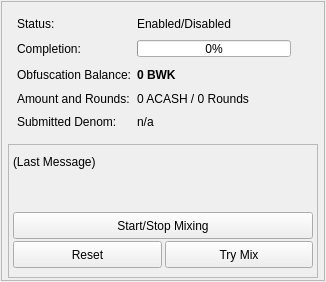
               <widget class="QWidget" name="TabObfuscation">
                <attribute name="title">
                 <string>Obfuscation</string>
                </attribute>
                <layout class="QVBoxLayout" name="verticalLayout_12">
                 <property name="leftMargin">
                  <number>1</number>
                 </property>
                 <property name="topMargin">
                  <number>1</number>
                 </property>
                 <property name="rightMargin">
                  <number>1</number>
                 </property>
                 <property name="bottomMargin">
                  <number>1</number>
                 </property>
                 <item>
                  <widget class="QFrame" name="frameObfuscation">
                   <property name="minimumSize">
                    <size>
                     <width>320</width>
                     <height>280</height>
                    </size>
                   </property>
                   <property name="layoutDirection">
                    <enum>Qt::LeftToRight</enum>
                   </property>
                   <property name="frameShape">
                    <enum>QFrame::StyledPanel</enum>
                   </property>
                   <property name="frameShadow">
                    <enum>QFrame::Raised</enum>
                   </property>
                   <layout class="QVBoxLayout" name="verticalLayout_6">
                    <property name="leftMargin">
                     <number>6</number>
                    </property>
                    <property name="topMargin">
                     <number>6</number>
                    </property>
                    <property name="rightMargin">
                     <number>6</number>
                    </property>
                    <property name="bottomMargin">
                     <number>2</number>
                    </property>
                    <item>
                     <widget class="QFrame" name="ObfuscationInfoFrame">
                      <property name="minimumSize">
                       <size>
                        <width>0</width>
                        <height>100</height>
                       </size>
                      </property>
                      <layout class="QFormLayout" name="formLayout">
                       <property name="fieldGrowthPolicy">
                        <enum>QFormLayout::AllNonFixedFieldsGrow</enum>
                       </property>
                       <property name="horizontalSpacing">
                        <number>6</number>
                       </property>
                       <property name="verticalSpacing">
                        <number>9</number>
                       </property>
                       <item row="0" column="0">
                        <widget class="QLabel" name="label_6">
                         <property name="text">
                          <string>Status:</string>
                         </property>
                        </widget>
                       </item>
                       <item row="0" column="1">
                        <widget class="QLabel" name="obfuscationEnabled">
                         <property name="text">
                          <string>Enabled/Disabled</string>
                         </property>
                        </widget>
                       </item>
                       <item row="1" column="0">
                        <widget class="QLabel" name="label_7">
                         <property name="minimumSize">
                          <size>
                           <width>0</width>
                           <height>17</height>
                          </size>
                         </property>
                         <property name="text">
                          <string>Completion:</string>
                         </property>
                        </widget>
                       </item>
                       <item row="1" column="1">
                        <widget class="QProgressBar" name="obfuscationProgress">
                         <property name="minimumSize">
                          <size>
                           <width>0</width>
                           <height>17</height>
                          </size>
                         </property>
                         <property name="maximumSize">
                          <size>
                           <width>154</width>
                           <height>15</height>
                          </size>
                         </property>
                         <property name="value">
                          <number>0</number>
                         </property>
                        </widget>
                       </item>
                       <item row="2" column="0">
                        <widget class="QLabel" name="labelAnonymizedText">
                         <property name="minimumSize">
                          <size>
                           <width>0</width>
                           <height>17</height>
                          </size>
                         </property>
                         <property name="text">
                          <string>Obfuscation Balance:</string>
                         </property>
                        </widget>
                       </item>
                       <item row="2" column="1">
                        <widget class="QLabel" name="labelAnonymized">
                         <property name="minimumSize">
                          <size>
                           <width>0</width>
                           <height>17</height>
                          </size>
                         </property>
                         <property name="font">
                          <font>
                           <weight>75</weight>
                           <bold>true</bold>
                          </font>
                         </property>
                         <property name="text">
                          <string notr="true">0 BWK</string>
                         </property>
                        </widget>
                       </item>
                       <item row="3" column="0">
                        <widget class="QLabel" name="label_8">
                         <property name="text">
                          <string>Amount and Rounds:</string>
                         </property>
                        </widget>
                       </item>
                       <item row="3" column="1">
                        <widget class="QLabel" name="labelAmountRounds">
                         <property name="text">
                          <string>0 ACASH / 0 Rounds</string>
                         </property>
                        </widget>
                       </item>
                       <item row="4" column="0">
                        <widget class="QLabel" name="label_9">
                         <property name="text">
                          <string>Submitted Denom:</string>
                         </property>
                        </widget>
                       </item>
                       <item row="4" column="1">
                        <widget class="QLabel" name="labelSubmittedDenom">
                         <property name="toolTip">
                          <string>The denominations you submitted to the Masternode.&lt;br&gt;To mix, other users must submit the exact same denominations.</string>
                         </property>
                         <property name="text">
                          <string>n/a</string>
                         </property>
                        </widget>
                       </item>
                      </layout>
                     </widget>
                    </item>
                    <item>
                     <widget class="QFrame" name="frameObfuscationControl">
                      <property name="minimumSize">
                       <size>
                        <width>0</width>
                        <height>50</height>
                       </size>
                      </property>
                      <property name="maximumSize">
                       <size>
                        <width>16777215</width>
                        <height>200</height>
                       </size>
                      </property>
                      <property name="frameShape">
                       <enum>QFrame::StyledPanel</enum>
                      </property>
                      <property name="frameShadow">
                       <enum>QFrame::Raised</enum>
                      </property>
                      <layout class="QVBoxLayout" name="verticalLayout_15">
                       <property name="spacing">
                        <number>2</number>
                       </property>
                       <property name="leftMargin">
                        <number>0</number>
                       </property>
                       <property name="topMargin">
                        <number>0</number>
                       </property>
                       <property name="rightMargin">
                        <number>0</number>
                       </property>
                       <property name="bottomMargin">
                        <number>6</number>
                       </property>
                       <item>
                        <layout class="QVBoxLayout" name="verticalLayout_14">
                         <property name="spacing">
                          <number>2</number>
                         </property>
                         <property name="leftMargin">
                          <number>4</number>
                         </property>
                         <property name="topMargin">
                          <number>10</number>
                         </property>
                         <property name="rightMargin">
                          <number>4</number>
                         </property>
                         <property name="bottomMargin">
                          <number>0</number>
                         </property>
                         <item>
                          <widget class="QLabel" name="obfuscationStatus">
                           <property name="sizePolicy">
                            <sizepolicy hsizetype="Fixed" vsizetype="Preferred">
                             <horstretch>0</horstretch>
                             <verstretch>0</verstretch>
                            </sizepolicy>
                           </property>
                           <property name="minimumSize">
                            <size>
                             <width>300</width>
                             <height>20</height>
                            </size>
                           </property>
                           <property name="maximumSize">
                            <size>
                             <width>300</width>
                             <height>100</height>
                            </size>
                           </property>
                           <property name="text">
                            <string>(Last Message)</string>
                           </property>
                           <property name="alignment">
                            <set>Qt::AlignLeading|Qt::AlignLeft|Qt::AlignTop</set>
                           </property>
                           <property name="wordWrap">
                            <bool>true</bool>
                           </property>
                          </widget>
                         </item>
                         <item>
                          <spacer name="verticalSpacer">
                           <property name="orientation">
                            <enum>Qt::Vertical</enum>
                           </property>
                           <property name="sizeType">
                            <enum>QSizePolicy::MinimumExpanding</enum>
                           </property>
                           <property name="sizeHint" stdset="0">
                            <size>
                             <width>20</width>
                             <height>20</height>
                            </size>
                           </property>
                          </spacer>
                         </item>
                         <item>
                          <layout class="QHBoxLayout" name="horizontalLayout_10">
                           <item>
                            <widget class="QPushButton" name="toggleObfuscation">
                             <property name="sizePolicy">
                              <sizepolicy hsizetype="Preferred" vsizetype="Fixed">
                               <horstretch>0</horstretch>
                               <verstretch>0</verstretch>
                              </sizepolicy>
                             </property>
                             <property name="minimumSize">
                              <size>
                               <width>0</width>
                               <height>27</height>
                              </size>
                             </property>
                             <property name="maximumSize">
                              <size>
                               <width>16777215</width>
                               <height>27</height>
                              </size>
                             </property>
                             <property name="cursor">
                              <cursorShape>ArrowCursor</cursorShape>
                             </property>
                             <property name="text">
                              <string>Start/Stop Mixing</string>
                             </property>
                            </widget>
                           </item>
                          </layout>
                         </item>
                         <item>
                          <layout class="QHBoxLayout" name="horizontalLayout_14">
                           <property name="spacing">
                            <number>3</number>
                           </property>
                           <property name="sizeConstraint">
                            <enum>QLayout::SetFixedSize</enum>
                           </property>
                           <property name="bottomMargin">
                            <number>3</number>
                           </property>
                           <item>
                            <widget class="QPushButton" name="obfuscationReset">
                             <property name="sizePolicy">
                              <sizepolicy hsizetype="Preferred" vsizetype="Fixed">
                               <horstretch>0</horstretch>
                               <verstretch>0</verstretch>
                              </sizepolicy>
                             </property>
                             <property name="minimumSize">
                              <size>
                               <width>65</width>
                               <height>27</height>
                              </size>
                             </property>
                             <property name="maximumSize">
                              <size>
                               <width>150</width>
                               <height>27</height>
                              </size>
                             </property>
                             <property name="toolTip">
                              <string>Reset the current status of Obfuscation (can interrupt Obfuscation if it's in the process of Mixing, which can cost you money!)</string>
                             </property>
                             <property name="autoFillBackground">
                              <bool>false</bool>
                             </property>
                             <property name="text">
                              <string>Reset</string>
                             </property>
                            </widget>
                           </item>
                           <item>
                            <widget class="QPushButton" name="obfuscationAuto">
                             <property name="sizePolicy">
                              <sizepolicy hsizetype="Preferred" vsizetype="Fixed">
                               <horstretch>0</horstretch>
                               <verstretch>0</verstretch>
                              </sizepolicy>
                             </property>
                             <property name="minimumSize">
                              <size>
                               <width>65</width>
                               <height>27</height>
                              </size>
                             </property>
                             <property name="maximumSize">
                              <size>
                               <width>150</width>
                               <height>27</height>
                              </size>
                             </property>
                             <property name="toolTip">
                              <string>Try to manually submit a Obfuscation request.</string>
                             </property>
                             <property name="text">
                              <string>Try Mix</string>
                             </property>
                            </widget>
                           </item>
                          </layout>
                         </item>
                        </layout>
                       </item>
                      </layout>
                     </widget>
                    </item>
                   </layout>
                  </widget>
                 </item>
                </layout>
               </widget>
